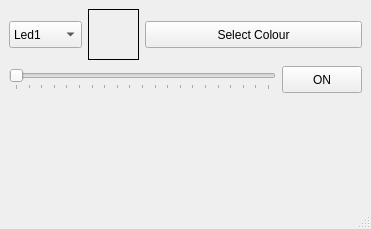
<?xml version="1.0" encoding="UTF-8"?>
<ui version="4.0">
 <class>MainWindow</class>
 <widget class="QMainWindow" name="MainWindow">
  <property name="geometry">
   <rect>
    <x>0</x>
    <y>0</y>
    <width>371</width>
    <height>229</height>
   </rect>
  </property>
  <property name="minimumSize">
   <size>
    <width>371</width>
    <height>229</height>
   </size>
  </property>
  <property name="maximumSize">
   <size>
    <width>646</width>
    <height>490</height>
   </size>
  </property>
  <property name="windowTitle">
   <string>MainWindow</string>
  </property>
  <widget class="QWidget" name="centralwidget">
   <layout class="QVBoxLayout" name="verticalLayout_2">
    <item>
     <layout class="QHBoxLayout" name="horizontalLayout_2">
      <item>
       <widget class="QComboBox" name="ledComboBox">
        <property name="enabled">
         <bool>true</bool>
        </property>
        <property name="minimumSize">
         <size>
          <width>73</width>
          <height>27</height>
         </size>
        </property>
        <property name="maximumSize">
         <size>
          <width>73</width>
          <height>27</height>
         </size>
        </property>
        <property name="editable">
         <bool>false</bool>
        </property>
        <property name="currentIndex">
         <number>0</number>
        </property>
        <item>
         <property name="text">
          <string>Led1</string>
         </property>
        </item>
        <item>
         <property name="text">
          <string>Led2</string>
         </property>
        </item>
        <item>
         <property name="text">
          <string>Led3</string>
         </property>
        </item>
        <item>
         <property name="text">
          <string>Led4</string>
         </property>
        </item>
       </widget>
      </item>
      <item>
       <widget class="QLabel" name="colourLabel">
        <property name="minimumSize">
         <size>
          <width>51</width>
          <height>51</height>
         </size>
        </property>
        <property name="maximumSize">
         <size>
          <width>51</width>
          <height>51</height>
         </size>
        </property>
        <property name="frameShape">
         <enum>QFrame::Panel</enum>
        </property>
        <property name="text">
         <string/>
        </property>
       </widget>
      </item>
      <item>
       <widget class="QPushButton" name="selectColourPushButton">
        <property name="minimumSize">
         <size>
          <width>191</width>
          <height>27</height>
         </size>
        </property>
        <property name="maximumSize">
         <size>
          <width>16777215</width>
          <height>27</height>
         </size>
        </property>
        <property name="text">
         <string>Select Colour</string>
        </property>
       </widget>
      </item>
     </layout>
    </item>
    <item>
     <layout class="QHBoxLayout" name="horizontalLayout">
      <item>
       <widget class="QSlider" name="brightnessHorizontalSlider">
        <property name="minimumSize">
         <size>
          <width>251</width>
          <height>21</height>
         </size>
        </property>
        <property name="maximumSize">
         <size>
          <width>16777215</width>
          <height>21</height>
         </size>
        </property>
        <property name="minimum">
         <number>0</number>
        </property>
        <property name="maximum">
         <number>100</number>
        </property>
        <property name="singleStep">
         <number>5</number>
        </property>
        <property name="pageStep">
         <number>5</number>
        </property>
        <property name="value">
         <number>0</number>
        </property>
        <property name="sliderPosition">
         <number>0</number>
        </property>
        <property name="tracking">
         <bool>true</bool>
        </property>
        <property name="orientation">
         <enum>Qt::Horizontal</enum>
        </property>
        <property name="tickPosition">
         <enum>QSlider::TicksBelow</enum>
        </property>
        <property name="tickInterval">
         <number>5</number>
        </property>
       </widget>
      </item>
      <item alignment="Qt::AlignRight">
       <widget class="QPushButton" name="powerPushButton">
        <property name="sizePolicy">
         <sizepolicy hsizetype="Expanding" vsizetype="Expanding">
          <horstretch>0</horstretch>
          <verstretch>0</verstretch>
         </sizepolicy>
        </property>
        <property name="minimumSize">
         <size>
          <width>80</width>
          <height>27</height>
         </size>
        </property>
        <property name="maximumSize">
         <size>
          <width>80</width>
          <height>29</height>
         </size>
        </property>
        <property name="text">
         <string>ON</string>
        </property>
        <property name="checkable">
         <bool>true</bool>
        </property>
       </widget>
      </item>
     </layout>
    </item>
    <item>
     <spacer name="verticalSpacer">
      <property name="orientation">
       <enum>Qt::Vertical</enum>
      </property>
      <property name="sizeHint" stdset="0">
       <size>
        <width>20</width>
        <height>40</height>
       </size>
      </property>
     </spacer>
    </item>
    <item>
     <widget class="PortControlWidget" name="portControlWidget" native="true">
      <property name="minimumSize">
       <size>
        <width>351</width>
        <height>61</height>
       </size>
      </property>
      <property name="maximumSize">
       <size>
        <width>16777215</width>
        <height>61</height>
       </size>
      </property>
     </widget>
    </item>
   </layout>
  </widget>
  <widget class="QMenuBar" name="menubar">
   <property name="geometry">
    <rect>
     <x>0</x>
     <y>0</y>
     <width>371</width>
     <height>24</height>
    </rect>
   </property>
  </widget>
  <widget class="QStatusBar" name="statusbar"/>
 </widget>
 <customwidgets>
  <customwidget>
   <class>PortControlWidget</class>
   <extends>QWidget</extends>
   <header location="global">portcontrolwidget.h</header>
   <container>1</container>
  </customwidget>
 </customwidgets>
 <resources/>
 <connections/>
</ui>
